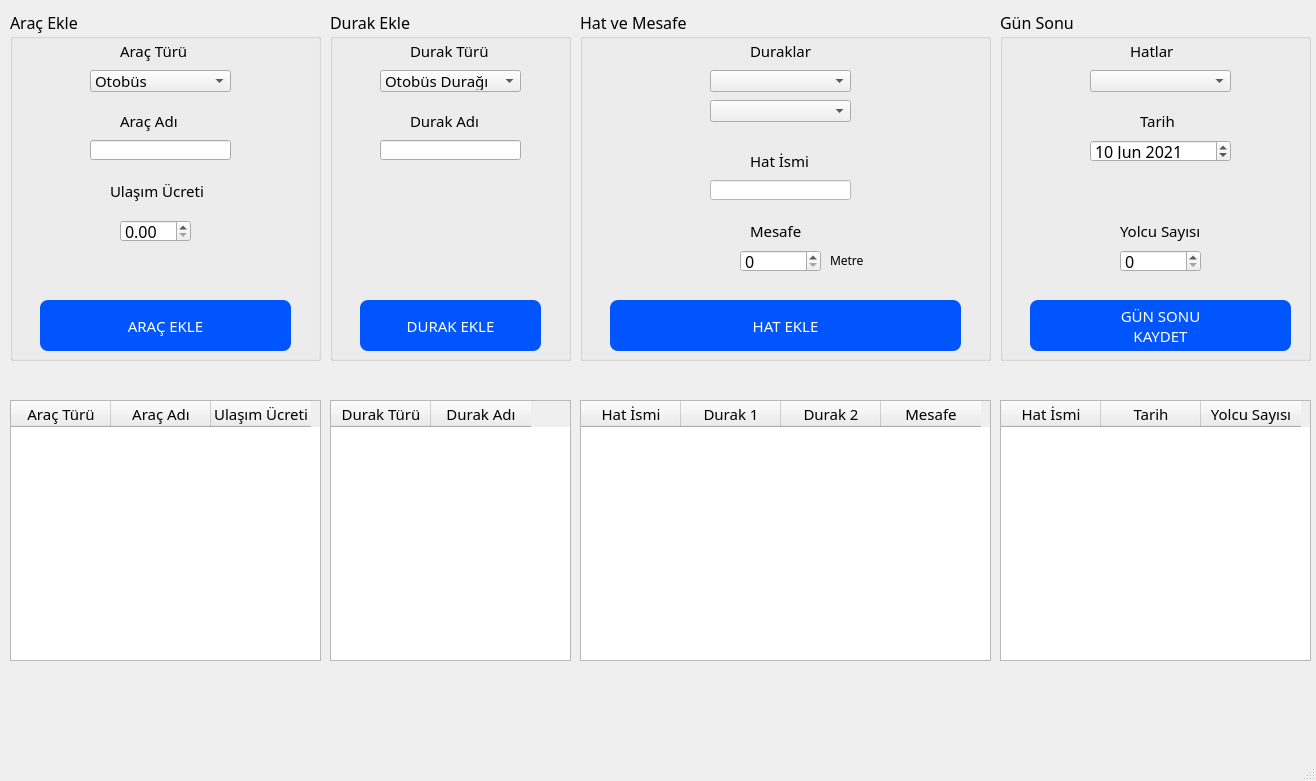
<?xml version="1.0" encoding="UTF-8"?>
<ui version="4.0">
 <class>AnaSayfa</class>
 <widget class="QMainWindow" name="AnaSayfa">
  <property name="geometry">
   <rect>
    <x>0</x>
    <y>0</y>
    <width>1316</width>
    <height>781</height>
   </rect>
  </property>
  <property name="font">
   <font>
    <family>Century Gothic</family>
    <pointsize>11</pointsize>
   </font>
  </property>
  <property name="windowTitle">
   <string>AnaSayfa</string>
  </property>
  <property name="styleSheet">
   <string notr="true"/>
  </property>
  <widget class="QWidget" name="centralwidget">
   <widget class="QGroupBox" name="groupBox">
    <property name="geometry">
     <rect>
      <x>10</x>
      <y>10</y>
      <width>311</width>
      <height>351</height>
     </rect>
    </property>
    <property name="font">
     <font>
      <family>Century Gothic</family>
      <pointsize>12</pointsize>
     </font>
    </property>
    <property name="styleSheet">
     <string notr="true"/>
    </property>
    <property name="title">
     <string>Araç Ekle</string>
    </property>
    <widget class="QLabel" name="label">
     <property name="geometry">
      <rect>
       <x>110</x>
       <y>30</y>
       <width>91</width>
       <height>21</height>
      </rect>
     </property>
     <property name="font">
      <font>
       <family>Century Gothic</family>
       <pointsize>11</pointsize>
       <weight>50</weight>
       <bold>false</bold>
      </font>
     </property>
     <property name="text">
      <string>Araç Türü</string>
     </property>
    </widget>
    <widget class="QPushButton" name="pushButtonAracEkle">
     <property name="geometry">
      <rect>
       <x>30</x>
       <y>290</y>
       <width>251</width>
       <height>51</height>
      </rect>
     </property>
     <property name="font">
      <font>
       <family>Century Gothic</family>
       <pointsize>11</pointsize>
      </font>
     </property>
     <property name="styleSheet">
      <string notr="true">border-radius: 8px;
color: rgb(255, 255, 255);
background-color:rgb(0, 85, 255);</string>
     </property>
     <property name="text">
      <string>ARAÇ EKLE</string>
     </property>
     <property name="flat">
      <bool>false</bool>
     </property>
    </widget>
    <widget class="QLineEdit" name="lineEditAracAdi">
     <property name="geometry">
      <rect>
       <x>80</x>
       <y>130</y>
       <width>141</width>
       <height>20</height>
      </rect>
     </property>
     <property name="font">
      <font>
       <family>Century Gothic</family>
       <pointsize>11</pointsize>
      </font>
     </property>
     <property name="placeholderText">
      <string/>
     </property>
    </widget>
    <widget class="QComboBox" name="comboBoxAraclar">
     <property name="geometry">
      <rect>
       <x>80</x>
       <y>60</y>
       <width>141</width>
       <height>22</height>
      </rect>
     </property>
     <property name="font">
      <font>
       <family>Century Gothic</family>
       <pointsize>11</pointsize>
       <kerning>true</kerning>
      </font>
     </property>
     <property name="layoutDirection">
      <enum>Qt::LeftToRight</enum>
     </property>
     <item>
      <property name="text">
       <string>Otobüs</string>
      </property>
     </item>
     <item>
      <property name="text">
       <string>Metro</string>
      </property>
     </item>
     <item>
      <property name="text">
       <string>Gemi</string>
      </property>
     </item>
    </widget>
    <widget class="QLabel" name="label_3">
     <property name="geometry">
      <rect>
       <x>110</x>
       <y>100</y>
       <width>91</width>
       <height>21</height>
      </rect>
     </property>
     <property name="font">
      <font>
       <family>Century Gothic</family>
       <pointsize>11</pointsize>
       <weight>50</weight>
       <bold>false</bold>
      </font>
     </property>
     <property name="text">
      <string>Araç Adı</string>
     </property>
    </widget>
    <widget class="QLabel" name="label_9">
     <property name="geometry">
      <rect>
       <x>100</x>
       <y>170</y>
       <width>101</width>
       <height>21</height>
      </rect>
     </property>
     <property name="font">
      <font>
       <family>Century Gothic</family>
       <pointsize>11</pointsize>
       <weight>50</weight>
       <bold>false</bold>
      </font>
     </property>
     <property name="text">
      <string>Ulaşım Ücreti</string>
     </property>
    </widget>
    <widget class="QDoubleSpinBox" name="doubleSpinBoxUlasimUcreti">
     <property name="geometry">
      <rect>
       <x>110</x>
       <y>210</y>
       <width>71</width>
       <height>22</height>
      </rect>
     </property>
     <property name="singleStep">
      <double>0.050000000000000</double>
     </property>
    </widget>
   </widget>
   <widget class="QTableWidget" name="tableWidgetAraclar">
    <property name="geometry">
     <rect>
      <x>10</x>
      <y>400</y>
      <width>311</width>
      <height>261</height>
     </rect>
    </property>
    <property name="editTriggers">
     <set>QAbstractItemView::NoEditTriggers</set>
    </property>
    <property name="selectionMode">
     <enum>QAbstractItemView::SingleSelection</enum>
    </property>
    <property name="selectionBehavior">
     <enum>QAbstractItemView::SelectRows</enum>
    </property>
    <column>
     <property name="text">
      <string>Araç Türü</string>
     </property>
    </column>
    <column>
     <property name="text">
      <string>Araç Adı</string>
     </property>
    </column>
    <column>
     <property name="text">
      <string>Ulaşım Ücreti</string>
     </property>
    </column>
   </widget>
   <widget class="QGroupBox" name="groupBox_2">
    <property name="geometry">
     <rect>
      <x>330</x>
      <y>10</y>
      <width>241</width>
      <height>351</height>
     </rect>
    </property>
    <property name="font">
     <font>
      <family>Century Gothic</family>
      <pointsize>12</pointsize>
      <weight>50</weight>
      <italic>false</italic>
      <bold>false</bold>
     </font>
    </property>
    <property name="title">
     <string>Durak Ekle</string>
    </property>
    <widget class="QLabel" name="label_2">
     <property name="geometry">
      <rect>
       <x>80</x>
       <y>30</y>
       <width>91</width>
       <height>21</height>
      </rect>
     </property>
     <property name="font">
      <font>
       <family>Century Gothic</family>
       <pointsize>11</pointsize>
       <weight>50</weight>
       <italic>false</italic>
       <bold>false</bold>
      </font>
     </property>
     <property name="text">
      <string>Durak Türü</string>
     </property>
    </widget>
    <widget class="QPushButton" name="pushButtonDurakEkle">
     <property name="geometry">
      <rect>
       <x>30</x>
       <y>290</y>
       <width>181</width>
       <height>51</height>
      </rect>
     </property>
     <property name="font">
      <font>
       <family>Century Gothic</family>
       <pointsize>11</pointsize>
       <weight>50</weight>
       <italic>false</italic>
       <bold>false</bold>
      </font>
     </property>
     <property name="styleSheet">
      <string notr="true">border-radius: 8px;
color: rgb(255, 255, 255);
background-color:rgb(0, 85, 255);</string>
     </property>
     <property name="text">
      <string>DURAK EKLE</string>
     </property>
     <property name="flat">
      <bool>false</bool>
     </property>
    </widget>
    <widget class="QLineEdit" name="lineEditDurakAdi">
     <property name="geometry">
      <rect>
       <x>50</x>
       <y>130</y>
       <width>141</width>
       <height>20</height>
      </rect>
     </property>
     <property name="font">
      <font>
       <family>Century Gothic</family>
       <pointsize>11</pointsize>
       <weight>50</weight>
       <italic>false</italic>
       <bold>false</bold>
      </font>
     </property>
     <property name="placeholderText">
      <string/>
     </property>
    </widget>
    <widget class="QComboBox" name="comboBoxDuraklar">
     <property name="geometry">
      <rect>
       <x>50</x>
       <y>60</y>
       <width>141</width>
       <height>22</height>
      </rect>
     </property>
     <property name="font">
      <font>
       <family>Century Gothic</family>
       <pointsize>11</pointsize>
       <weight>50</weight>
       <italic>false</italic>
       <bold>false</bold>
       <kerning>true</kerning>
      </font>
     </property>
     <property name="layoutDirection">
      <enum>Qt::LeftToRight</enum>
     </property>
     <item>
      <property name="text">
       <string>Otobüs Durağı</string>
      </property>
     </item>
     <item>
      <property name="text">
       <string>Metro İstasyonu</string>
      </property>
     </item>
     <item>
      <property name="text">
       <string>Vapur İskelesi</string>
      </property>
     </item>
    </widget>
    <widget class="QLabel" name="label_4">
     <property name="geometry">
      <rect>
       <x>80</x>
       <y>100</y>
       <width>91</width>
       <height>21</height>
      </rect>
     </property>
     <property name="font">
      <font>
       <family>Century Gothic</family>
       <pointsize>11</pointsize>
       <weight>50</weight>
       <italic>false</italic>
       <bold>false</bold>
      </font>
     </property>
     <property name="text">
      <string>Durak Adı</string>
     </property>
    </widget>
   </widget>
   <widget class="QGroupBox" name="groupBox_3">
    <property name="geometry">
     <rect>
      <x>580</x>
      <y>10</y>
      <width>411</width>
      <height>351</height>
     </rect>
    </property>
    <property name="font">
     <font>
      <family>Century Gothic</family>
      <pointsize>12</pointsize>
     </font>
    </property>
    <property name="styleSheet">
     <string notr="true"/>
    </property>
    <property name="title">
     <string>Hat ve Mesafe</string>
    </property>
    <widget class="QLabel" name="label_6">
     <property name="geometry">
      <rect>
       <x>170</x>
       <y>30</y>
       <width>71</width>
       <height>21</height>
      </rect>
     </property>
     <property name="font">
      <font>
       <family>Century Gothic</family>
       <pointsize>11</pointsize>
      </font>
     </property>
     <property name="text">
      <string>Duraklar</string>
     </property>
    </widget>
    <widget class="QPushButton" name="pushButtonHatEkle">
     <property name="geometry">
      <rect>
       <x>30</x>
       <y>290</y>
       <width>351</width>
       <height>51</height>
      </rect>
     </property>
     <property name="font">
      <font>
       <family>Century Gothic</family>
       <pointsize>11</pointsize>
      </font>
     </property>
     <property name="styleSheet">
      <string notr="true">border-radius: 8px;
color: rgb(255, 255, 255);
background-color:rgb(0, 85, 255);</string>
     </property>
     <property name="text">
      <string>HAT EKLE</string>
     </property>
     <property name="flat">
      <bool>false</bool>
     </property>
    </widget>
    <widget class="QLineEdit" name="lineEditHatismi">
     <property name="geometry">
      <rect>
       <x>130</x>
       <y>170</y>
       <width>141</width>
       <height>20</height>
      </rect>
     </property>
     <property name="font">
      <font>
       <family>Century Gothic</family>
       <pointsize>11</pointsize>
      </font>
     </property>
     <property name="styleSheet">
      <string notr="true">background-color: rgb(255, 255, 255);</string>
     </property>
     <property name="placeholderText">
      <string/>
     </property>
    </widget>
    <widget class="QComboBox" name="comboBoxDurak1">
     <property name="geometry">
      <rect>
       <x>130</x>
       <y>60</y>
       <width>141</width>
       <height>22</height>
      </rect>
     </property>
     <property name="font">
      <font>
       <family>Century Gothic</family>
       <pointsize>11</pointsize>
       <kerning>true</kerning>
      </font>
     </property>
     <property name="layoutDirection">
      <enum>Qt::LeftToRight</enum>
     </property>
    </widget>
    <widget class="QLabel" name="label_7">
     <property name="geometry">
      <rect>
       <x>170</x>
       <y>140</y>
       <width>61</width>
       <height>21</height>
      </rect>
     </property>
     <property name="font">
      <font>
       <family>Century Gothic</family>
       <pointsize>11</pointsize>
      </font>
     </property>
     <property name="text">
      <string>Hat İsmi</string>
     </property>
    </widget>
    <widget class="QComboBox" name="comboBoxDurak2">
     <property name="geometry">
      <rect>
       <x>130</x>
       <y>90</y>
       <width>141</width>
       <height>22</height>
      </rect>
     </property>
     <property name="font">
      <font>
       <family>Century Gothic</family>
       <pointsize>11</pointsize>
       <kerning>true</kerning>
      </font>
     </property>
     <property name="layoutDirection">
      <enum>Qt::LeftToRight</enum>
     </property>
    </widget>
    <widget class="QSpinBox" name="spinBoxMesafe">
     <property name="geometry">
      <rect>
       <x>160</x>
       <y>240</y>
       <width>81</width>
       <height>22</height>
      </rect>
     </property>
     <property name="font">
      <font>
       <family>Century Gothic</family>
       <pointsize>12</pointsize>
      </font>
     </property>
     <property name="maximum">
      <number>50000000</number>
     </property>
    </widget>
    <widget class="QLabel" name="label_8">
     <property name="geometry">
      <rect>
       <x>170</x>
       <y>210</y>
       <width>61</width>
       <height>21</height>
      </rect>
     </property>
     <property name="font">
      <font>
       <family>Century Gothic</family>
       <pointsize>11</pointsize>
      </font>
     </property>
     <property name="text">
      <string>Mesafe</string>
     </property>
    </widget>
    <widget class="QLabel" name="label_13">
     <property name="geometry">
      <rect>
       <x>250</x>
       <y>240</y>
       <width>41</width>
       <height>21</height>
      </rect>
     </property>
     <property name="font">
      <font>
       <family>Century Gothic</family>
       <pointsize>9</pointsize>
      </font>
     </property>
     <property name="text">
      <string>Metre</string>
     </property>
    </widget>
   </widget>
   <widget class="QGroupBox" name="groupBox_4">
    <property name="geometry">
     <rect>
      <x>1000</x>
      <y>10</y>
      <width>311</width>
      <height>351</height>
     </rect>
    </property>
    <property name="font">
     <font>
      <family>Century Gothic</family>
      <pointsize>12</pointsize>
     </font>
    </property>
    <property name="title">
     <string>Gün Sonu</string>
    </property>
    <widget class="QLabel" name="label_10">
     <property name="geometry">
      <rect>
       <x>130</x>
       <y>30</y>
       <width>51</width>
       <height>21</height>
      </rect>
     </property>
     <property name="font">
      <font>
       <family>Century Gothic</family>
       <pointsize>11</pointsize>
      </font>
     </property>
     <property name="text">
      <string>Hatlar</string>
     </property>
    </widget>
    <widget class="QPushButton" name="pushButtonGunSonu">
     <property name="geometry">
      <rect>
       <x>30</x>
       <y>290</y>
       <width>261</width>
       <height>51</height>
      </rect>
     </property>
     <property name="font">
      <font>
       <family>Century Gothic</family>
       <pointsize>11</pointsize>
      </font>
     </property>
     <property name="styleSheet">
      <string notr="true">border-radius: 8px;
color: rgb(255, 255, 255);
background-color:rgb(0, 85, 255);</string>
     </property>
     <property name="text">
      <string>GÜN SONU
KAYDET</string>
     </property>
     <property name="flat">
      <bool>false</bool>
     </property>
    </widget>
    <widget class="QLabel" name="label_11">
     <property name="geometry">
      <rect>
       <x>140</x>
       <y>100</y>
       <width>41</width>
       <height>21</height>
      </rect>
     </property>
     <property name="font">
      <font>
       <family>Century Gothic</family>
       <pointsize>11</pointsize>
      </font>
     </property>
     <property name="text">
      <string>Tarih</string>
     </property>
    </widget>
    <widget class="QComboBox" name="comboBoxHatlar">
     <property name="geometry">
      <rect>
       <x>90</x>
       <y>60</y>
       <width>141</width>
       <height>22</height>
      </rect>
     </property>
     <property name="font">
      <font>
       <family>Century Gothic</family>
       <pointsize>11</pointsize>
       <kerning>true</kerning>
      </font>
     </property>
     <property name="layoutDirection">
      <enum>Qt::LeftToRight</enum>
     </property>
    </widget>
    <widget class="QSpinBox" name="spinBoxYolcuSayisi">
     <property name="geometry">
      <rect>
       <x>120</x>
       <y>240</y>
       <width>81</width>
       <height>22</height>
      </rect>
     </property>
     <property name="maximum">
      <number>100000000</number>
     </property>
    </widget>
    <widget class="QLabel" name="label_12">
     <property name="geometry">
      <rect>
       <x>120</x>
       <y>210</y>
       <width>91</width>
       <height>21</height>
      </rect>
     </property>
     <property name="font">
      <font>
       <family>Century Gothic</family>
       <pointsize>11</pointsize>
      </font>
     </property>
     <property name="text">
      <string>Yolcu Sayısı</string>
     </property>
    </widget>
    <widget class="QDateEdit" name="dateEditTarih">
     <property name="geometry">
      <rect>
       <x>90</x>
       <y>130</y>
       <width>141</width>
       <height>22</height>
      </rect>
     </property>
     <property name="dateTime">
      <datetime>
       <hour>12</hour>
       <minute>0</minute>
       <second>0</second>
       <year>2021</year>
       <month>6</month>
       <day>10</day>
      </datetime>
     </property>
     <property name="date">
      <date>
       <year>2021</year>
       <month>6</month>
       <day>10</day>
      </date>
     </property>
    </widget>
   </widget>
   <widget class="QTableWidget" name="tableWidgetDuraklar">
    <property name="geometry">
     <rect>
      <x>330</x>
      <y>400</y>
      <width>241</width>
      <height>261</height>
     </rect>
    </property>
    <property name="editTriggers">
     <set>QAbstractItemView::NoEditTriggers</set>
    </property>
    <property name="selectionMode">
     <enum>QAbstractItemView::SingleSelection</enum>
    </property>
    <property name="selectionBehavior">
     <enum>QAbstractItemView::SelectRows</enum>
    </property>
    <column>
     <property name="text">
      <string>Durak Türü</string>
     </property>
    </column>
    <column>
     <property name="text">
      <string>Durak Adı</string>
     </property>
    </column>
   </widget>
   <widget class="QTableWidget" name="tableWidgetGunler">
    <property name="geometry">
     <rect>
      <x>1000</x>
      <y>400</y>
      <width>311</width>
      <height>261</height>
     </rect>
    </property>
    <property name="editTriggers">
     <set>QAbstractItemView::NoEditTriggers</set>
    </property>
    <property name="selectionMode">
     <enum>QAbstractItemView::SingleSelection</enum>
    </property>
    <property name="selectionBehavior">
     <enum>QAbstractItemView::SelectRows</enum>
    </property>
    <column>
     <property name="text">
      <string>Hat İsmi</string>
     </property>
    </column>
    <column>
     <property name="text">
      <string>Tarih</string>
     </property>
    </column>
    <column>
     <property name="text">
      <string>Yolcu Sayısı</string>
     </property>
    </column>
   </widget>
   <widget class="QTableWidget" name="tableWidgetHatlar">
    <property name="geometry">
     <rect>
      <x>580</x>
      <y>400</y>
      <width>411</width>
      <height>261</height>
     </rect>
    </property>
    <property name="editTriggers">
     <set>QAbstractItemView::NoEditTriggers</set>
    </property>
    <property name="selectionMode">
     <enum>QAbstractItemView::SingleSelection</enum>
    </property>
    <property name="selectionBehavior">
     <enum>QAbstractItemView::SelectRows</enum>
    </property>
    <column>
     <property name="text">
      <string>Hat İsmi</string>
     </property>
    </column>
    <column>
     <property name="text">
      <string>Durak 1</string>
     </property>
    </column>
    <column>
     <property name="text">
      <string>Durak 2</string>
     </property>
    </column>
    <column>
     <property name="text">
      <string>Mesafe</string>
     </property>
    </column>
   </widget>
  </widget>
  <widget class="QMenuBar" name="menubar">
   <property name="geometry">
    <rect>
     <x>0</x>
     <y>0</y>
     <width>1316</width>
     <height>26</height>
    </rect>
   </property>
  </widget>
  <widget class="QStatusBar" name="statusbar"/>
 </widget>
 <resources/>
 <connections/>
</ui>
